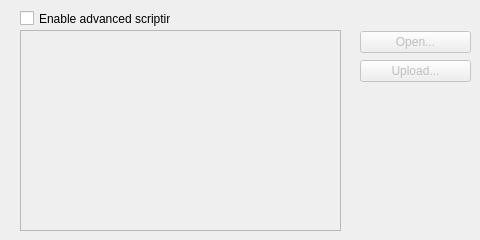
    <widget class="QWidget" name="advancedScripting">
     <attribute name="title">
      <string>ADVANCED SCRIPTING</string>
     </attribute>
     <widget class="QCheckBox" name="boolAdvancedScripting">
      <property name="geometry">
       <rect>
        <x>20</x>
        <y>10</y>
        <width>151</width>
        <height>17</height>
       </rect>
      </property>
      <property name="text">
       <string>Enable advanced scripting</string>
      </property>
     </widget>
     <widget class="QTextEdit" name="scriptEditor">
      <property name="enabled">
       <bool>false</bool>
      </property>
      <property name="geometry">
       <rect>
        <x>20</x>
        <y>30</y>
        <width>321</width>
        <height>201</height>
       </rect>
      </property>
     </widget>
     <widget class="QWidget" name="verticalLayoutWidget_5">
      <property name="geometry">
       <rect>
        <x>360</x>
        <y>30</y>
        <width>111</width>
        <height>54</height>
       </rect>
      </property>
      <layout class="QVBoxLayout" name="verticalLayout_5">
       <item>
        <widget class="QPushButton" name="openAdvancedScript">
         <property name="enabled">
          <bool>false</bool>
         </property>
         <property name="text">
          <string>Open...</string>
         </property>
        </widget>
       </item>
       <item>
        <widget class="QPushButton" name="uploadAdvancedScript">
         <property name="enabled">
          <bool>false</bool>
         </property>
         <property name="text">
          <string>Upload...</string>
         </property>
        </widget>
       </item>
      </layout>
     </widget>
    </widget>
